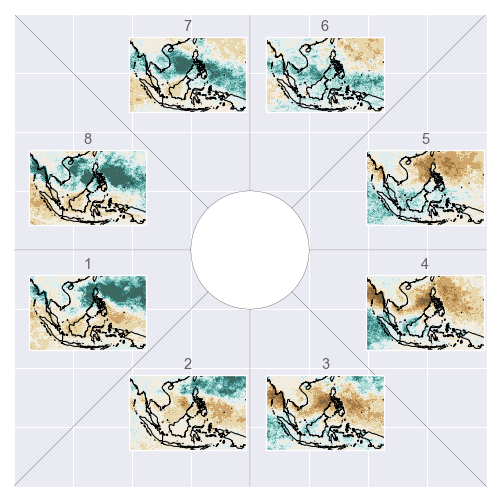
#> input picture BSISO/data/BSISO_Phases_BG.png, 500 x 500 px
$ jupyter execute --allow-errors Bokeh_display.ipynb
#> lines starting #> are read from the running program, lines starting #| are printed output that depends on the picture
[cell 1]
import numpy as np
import glob, os, sys
import copy
import pandas as pd
import datetime
from bokeh.plotting import figure, output_file, show
from bokeh.models import ColumnDataSource, HoverTool, Select, Div
from bokeh.models import LabelSet
from bokeh.models.glyphs import MultiLine, Text
from bokeh.plotting import figure, output_file, show, output_notebook
from PIL import Image

[cell 2]
def make_combined_df(date, members):
    date_label = date.strftime("%Y%m%d")
    bsiso_archive_dir = os.path.join('/project/MJO_GCSS/SEA_monitoring/processed_BSISO_data/glosea/bsiso_new/',
                                     f'{date_label}')
    dfs = []
    for m, mem in enumerate(members):
        bsiso_index_file_name = os.path.join(bsiso_archive_dir,
                                             f'BSISO.{date_label}.fcast.{mem}.txt')
        # Concatenate all DataFrames in the list along rows
        pcs = pd.read_csv(bsiso_index_file_name)
        # Append the computed PCs for the current member to the list
        dfs.append(pcs)

    combined_df = pd.concat(dfs, ignore_index=True)
    return combined_df

def make_ens_mean_df(combined_df):
    ens_mean_df = combined_df.groupby('date', as_index=False)[['PC1', '8_phases', 'PC2', 'amp']].mean()
    return ens_mean_df

[cell 3]
date = datetime.datetime(2024, 5, 14)
nanalysis2write = 40
nforecasts = 30
members = [str('%03d' % mem) for mem in range(4)]
#> (the rest of this cell did not finish here and is left out)

[cell 4]
im = Image.open('../data/BSISO_Phases_BG.png')
#> im is the input picture: PIL image 500x500 RGBA; mean R, G, B, A 221.2, 222.8, 223.1, 255

imarray = np.array(im.convert("RGBA"))
imarray = imarray[::-1]
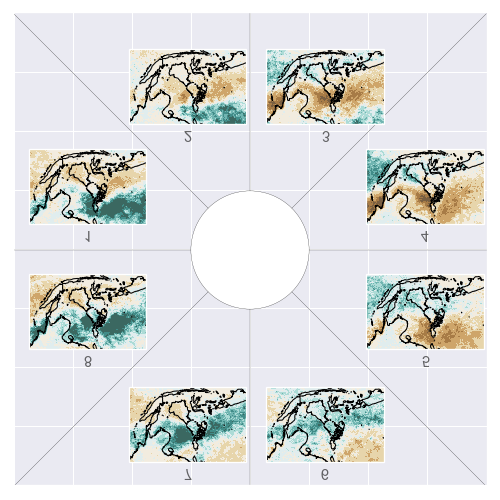
#> imarray: shape (500, 500, 4); mean R, G, B, A 221.2, 222.8, 223.1, 255

hover = HoverTool(tooltips=[
    ("Date", "@date"),
    ("PC1", "@PC1"),
    ("PC2", "@PC2"),
    ("Phase", "@8_phases"),
    ("Amp", "@amp"),
    ("Label", "@label"),
    ("Member", "@member")
], mode='mouse')

p = figure(width=500, height=500, x_range=[-4, 4], y_range=[-4, 4], tools=["pan, reset, save, wheel_zoom, box_zoom", hover])
p.image_rgba(image=[imarray.view("uint32").reshape(imarray.shape[:2])], x=-4.275, y=-4.275, dw=8.525, dh=8.52, alpha=0.8)

#> (the rest of this cell did not finish here and is left out)

[cell 5]
4.275*2

[cell 6]
imarray = np.array(im.convert("RGBA"))
imarray = imarray[::-1, ::-1]
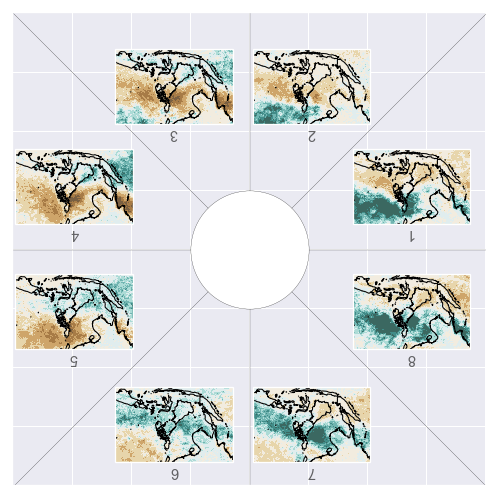
#> imarray: shape (500, 500, 4); mean R, G, B, A 221.2, 222.8, 223.1, 255
